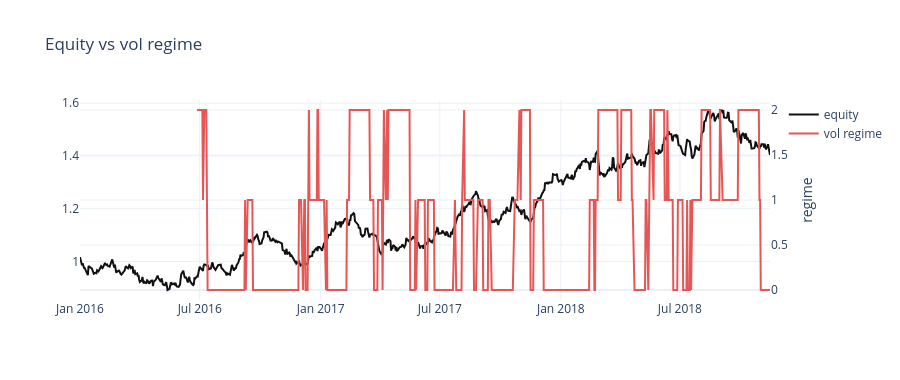

Write notebook code for a chart like this one.
### Markdown cell above
## Causal market regimes

`vol_regime` buckets trailing realized vol against **expanding** (past-only) quantiles, so the label at t never moves when future data arrives.

### Code cell
mret = rets.mean(axis=1)
vol_reg = RG.vol_regime(mret, lookback=21, n_states=3, min_history=126)
summary = RG.regime_summary(mret, vol_reg)
print(summary.round(3).to_string())
eq = (1 + mret).cumprod()
fig = go.Figure()
fig.add_trace(go.Scatter(x=eq.index, y=eq.to_numpy(), name='equity', line={'color':'#111'}))
fig.add_trace(go.Scatter(x=vol_reg.index, y=vol_reg.to_numpy(), name='vol regime',
                         yaxis='y2', mode='lines', line={'color':'#E45756'}))
fig.update_layout(template='plotly_white', height=380, title='Equity vs vol regime',
                  yaxis2={'overlaying':'y','side':'right','title':'regime'})
fig

### Figure 1 — Plotly figure (JSON) as saved in the notebook; plotly's stock layout.template omitted (floating-point values rounded to 4 significant figures; data arrays with more than 128 entries replaced by an {"elided": "..."} marker saying what was removed)
{"data": [{"line": {"color": "#111"}, "name": "equity", "type": "scatter", "x": {"elided": "750 str values"}, "y": {"elided": "750 float values"}}, {"line": {"color": "#E45756"}, "mode": "lines", "name": "vol regime", "type": "scatter", "x": {"elided": "750 str values"}, "y": {"elided": "750 float values"}, "yaxis": "y2"}], "layout": {"height": 380, "title": {"text": "Equity vs vol regime"}, "yaxis2": {"overlaying": "y", "side": "right", "title": {"text": "regime"}}}}
